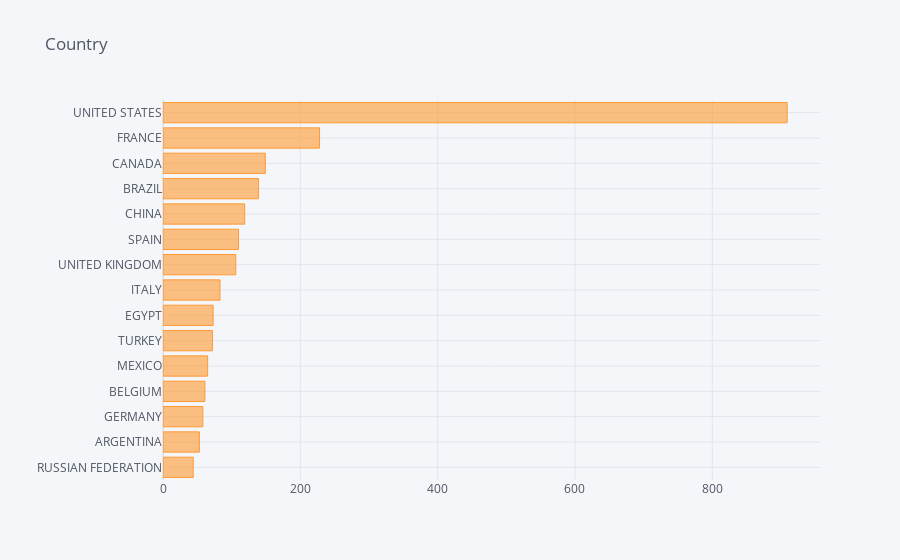

Write notebook code for a chart like this one.
### Markdown cell above
## Which Countries are conducting Interventional Trials?

### Code cell
# Top 10 Countries
countries = interventional_studies[interventional_studies['location_countries']!='']
country = countries['location_countries'].value_counts().sort_values(ascending=True)[-15:]
country.iplot(kind='barh', title='Country')

### Figure 1 — Plotly figure (JSON) as saved in the notebook; plotly's stock layout.template omitted (floating-point values rounded to 4 significant figures)
{"data": [{"marker": {"color": "rgba(255, 153, 51, 0.6)", "line": {"color": "rgba(255, 153, 51, 1.0)", "width": 1}}, "name": "location_countries", "orientation": "h", "text": "", "type": "bar", "x": [44, 53, 58, 61, 65, 72, 73, 83, 106, 110, 119, 139, 149, 228, 909], "y": ["RUSSIAN FEDERATION", "ARGENTINA", "GERMANY", "BELGIUM", "MEXICO", "TURKEY", "EGYPT", "ITALY", "UNITED KINGDOM", "SPAIN", "CHINA", "BRAZIL", "CANADA", "FRANCE", "UNITED STATES"]}], "layout": {"autosize": true, "legend": {"bgcolor": "#F5F6F9", "font": {"color": "#4D5663"}}, "paper_bgcolor": "#F5F6F9", "plot_bgcolor": "#F5F6F9", "title": {"font": {"color": "#4D5663"}, "text": "Country"}, "xaxis": {"autorange": true, "gridcolor": "#E1E5ED", "range": [0, 956.8], "showgrid": true, "tickfont": {"color": "#4D5663"}, "title": {"font": {"color": "#4D5663"}, "text": ""}, "type": "linear", "zerolinecolor": "#E1E5ED"}, "yaxis": {"autorange": true, "gridcolor": "#E1E5ED", "range": [-0.5, 14.5], "showgrid": true, "tickfont": {"color": "#4D5663"}, "title": {"font": {"color": "#4D5663"}, "text": ""}, "type": "category", "zerolinecolor": "#E1E5ED"}}}
